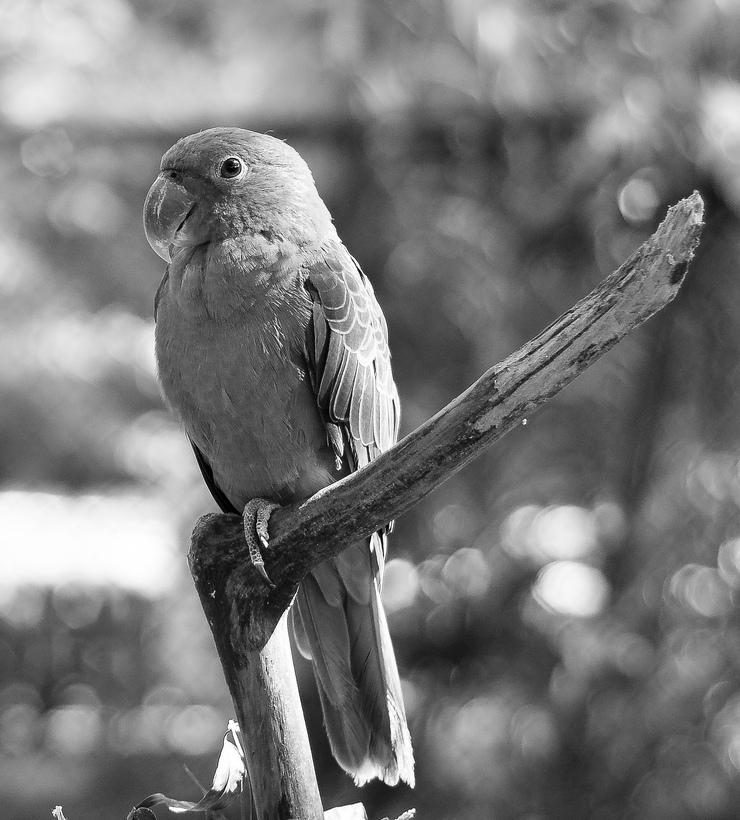
#> input picture 12-06/AULA 04 - IMAGENS/parrot.jpeg, 740 x 820 px
$ python 4.py
#> lines starting #> are read from the running program, lines starting #| are printed output that depends on the picture
import cv2
import numpy as np
import matplotlib.pyplot as plt

# Carregando a imagem
img = cv2.imread('parrot.jpeg')
#> img is the input picture: shape (820, 740, 3); min 0, max 255, mean 121.1
img = cv2.cvtColor(img, cv2.COLOR_BGR2RGB) # Convertendo de BGR para RGB

# Ajustando o brilho
bright_img = cv2.convertScaleAbs(img, alpha=1.2, beta=0)
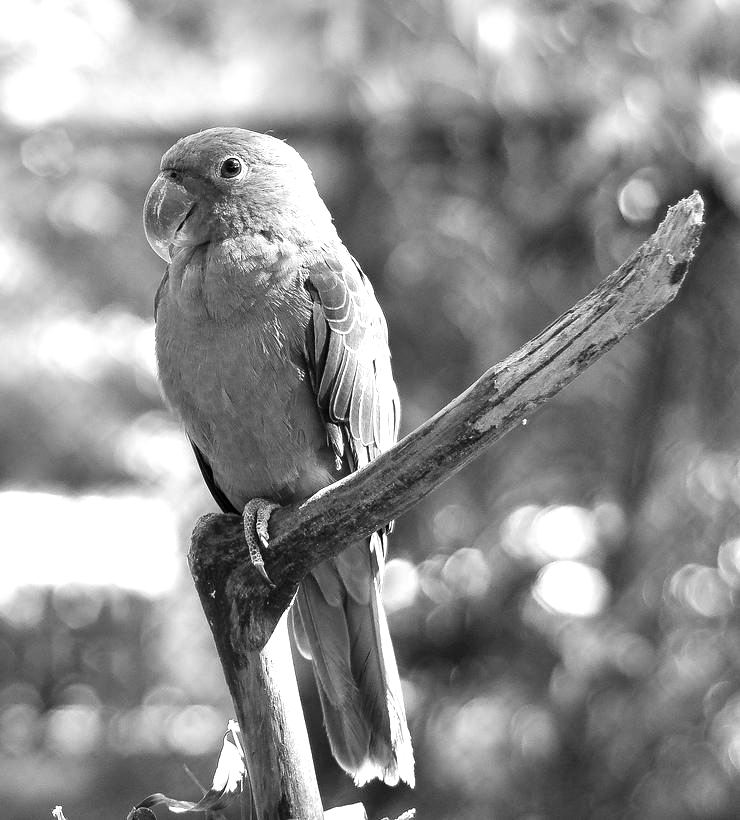
#> bright_img: shape (820, 740, 3); min 0, max 255, mean 143.2

# Plotando as imagens
fig, ax = plt.subplots(1, 2, figsize=(10, 5))

# Imagem original
ax[0].imshow(img)
ax[0].set_title("Imagem original")

# Imagem com brilho ajustado
ax[1].imshow(bright_img)
ax[1].set_title("Imagem com brilho ajustado")

# Removendo os eixos para ambos os plots
for axes in ax:
    axes.set_xticks([])
    axes.set_yticks([])

plt.show()
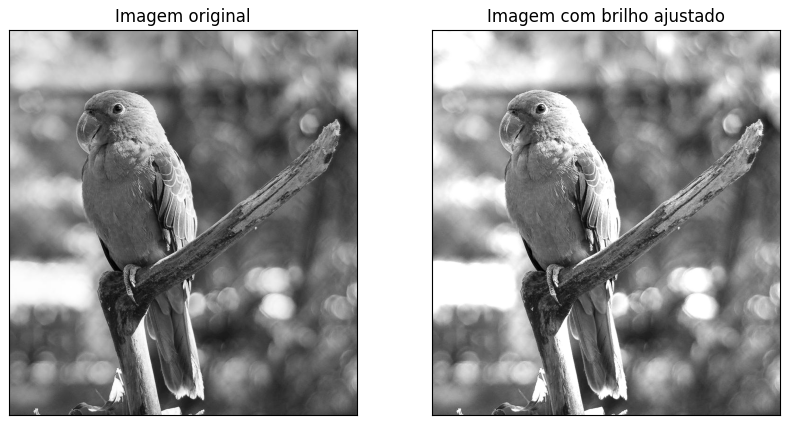
#> figure drawn by matplotlib, 2 panels

$ run again, with 12-06/AULA 04 - IMAGENS/brain.jpeg copied over 12-06/AULA 04 - IMAGENS/parrot.jpeg
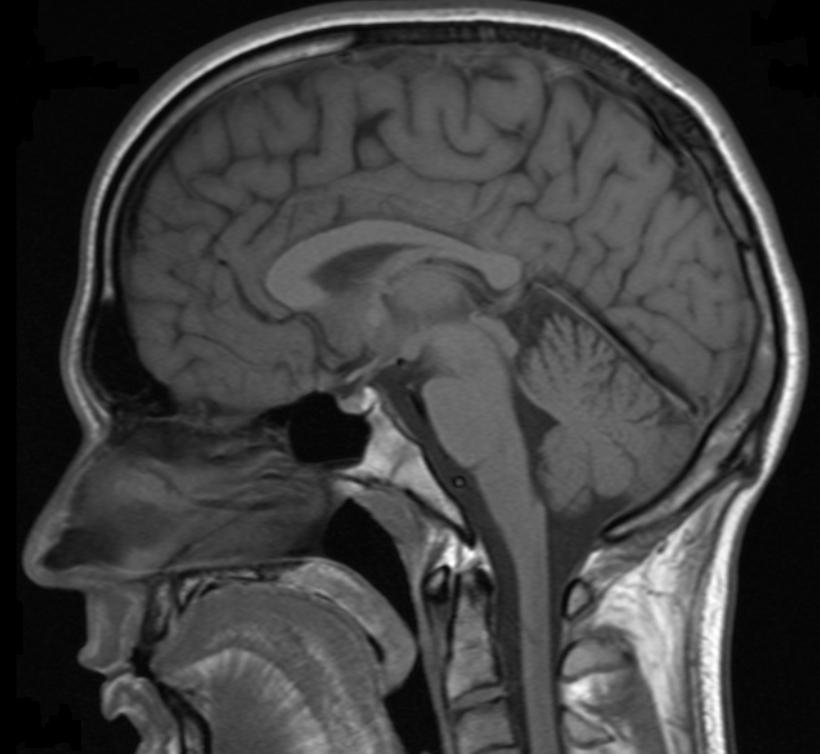
#> input picture 12-06/AULA 04 - IMAGENS/brain.jpeg, 820 x 754 px
#> img is the input picture: shape (754, 820, 3); min 0, max 255, mean 63.9
#> `bright_img = cv2.convertScaleAbs(img, alpha=1.2, beta=0)`:
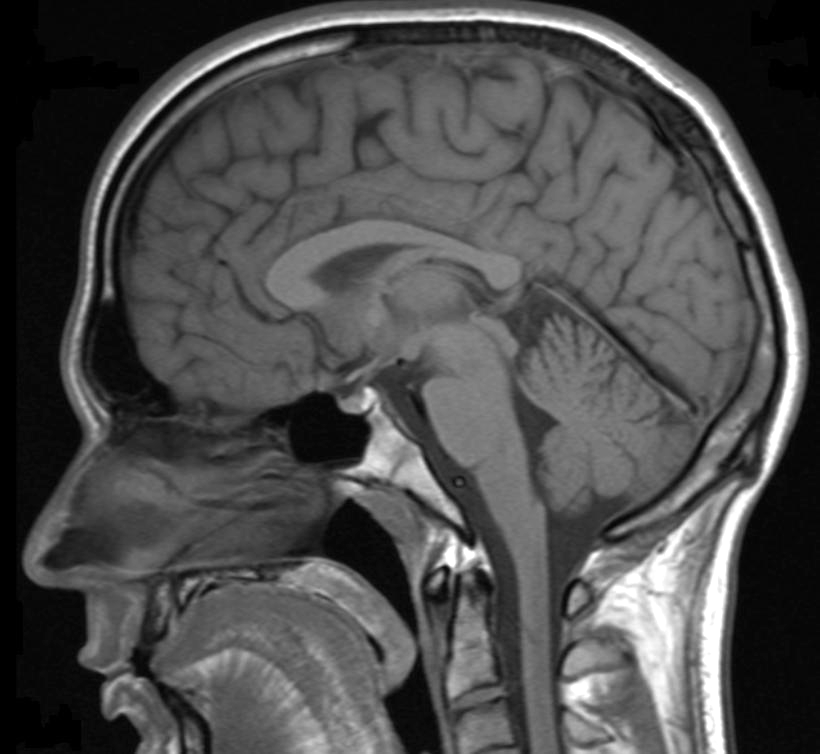
#> bright_img: shape (754, 820, 3); min 0, max 255, mean 76.4
#> `plt.show()`:
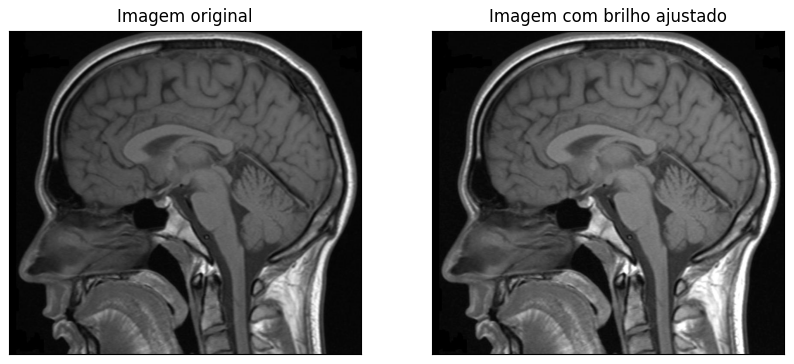
#> figure drawn by matplotlib, 2 panels

$ run again, with 12-06/AULA 04 - IMAGENS/dental.jpeg copied over 12-06/AULA 04 - IMAGENS/parrot.jpeg
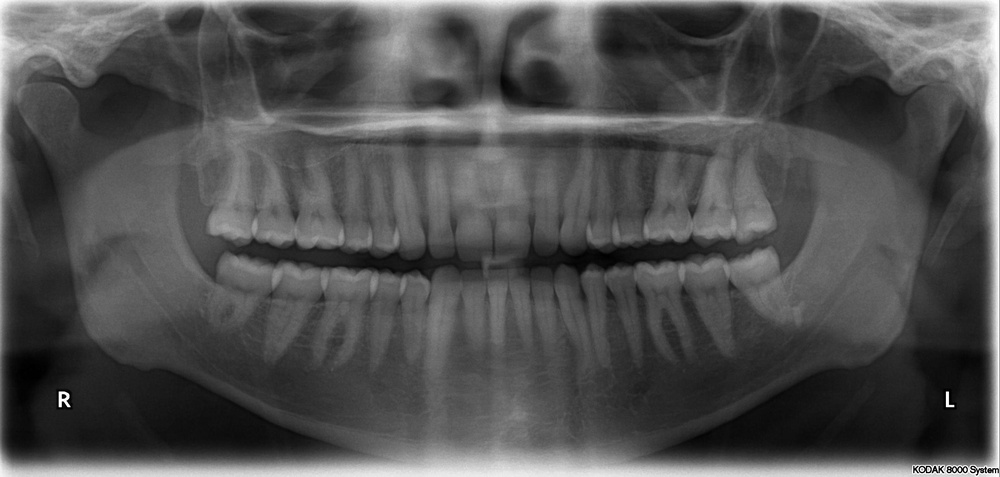
#> input picture 12-06/AULA 04 - IMAGENS/dental.jpeg, 1000 x 477 px, shrunk from 2606 x 1244 before the run
#> img is the input picture: shape (477, 1000, 3); min 0, max 255, mean 80.1
#> `bright_img = cv2.convertScaleAbs(img, alpha=1.2, beta=0)`:
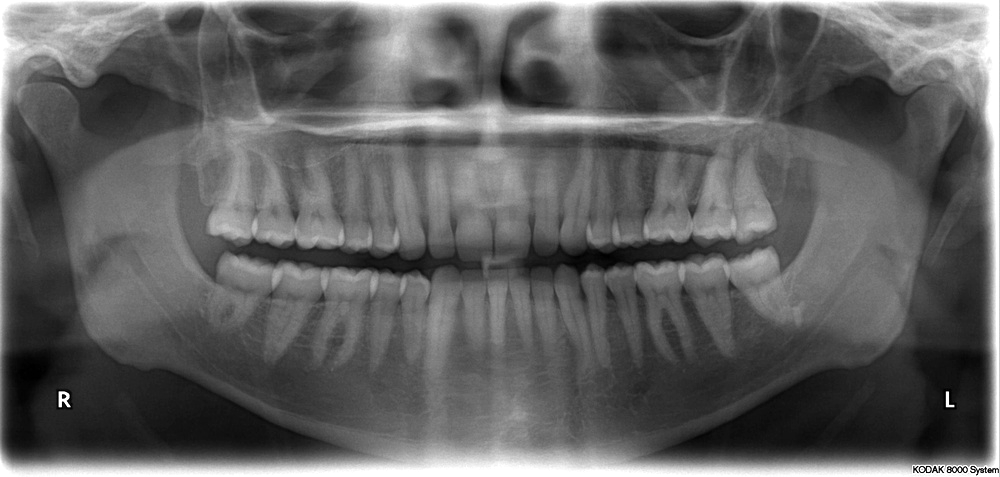
#> bright_img: shape (477, 1000, 3); min 0, max 255, mean 95.8
#> `plt.show()`:
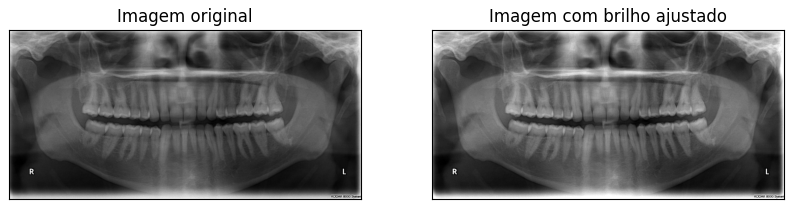
#> figure drawn by matplotlib, 2 panels
